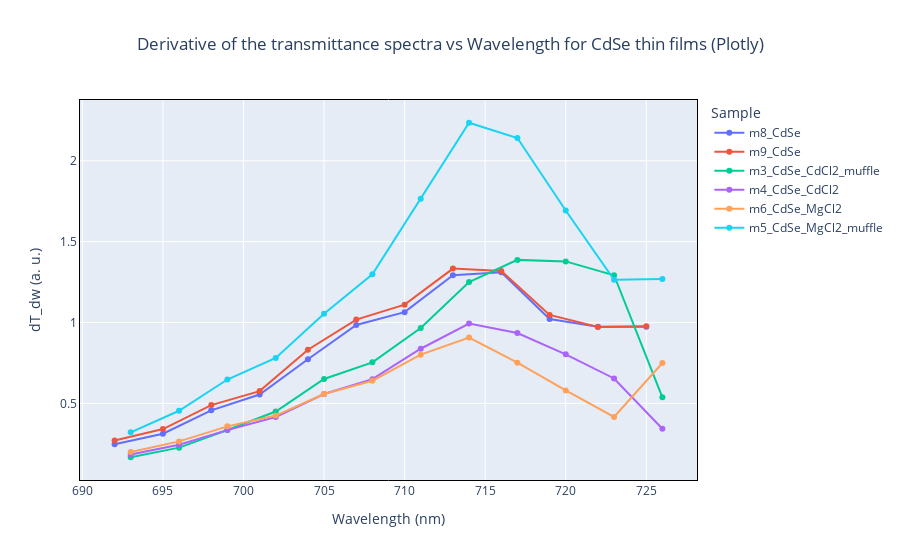

The cell this chart's notebook holds for it:
### Markdown cell above
Using Plotly to locate the energy gaps

### Code cell
dev_graph = px.line(
    dev_df,
    x="Wavelength",
    y="dT_dw (a. u.)",
    color="Sample",
    markers=True,
    title="Derivative of the transmittance spectra vs Wavelength for CdSe thin films (Plotly)"
)

dev_graph.update_layout(title_x=0.5, xaxis_title="Wavelength (nm)")
dev_graph.update_xaxes(linewidth=1, linecolor="black", mirror=True)
dev_graph.update_yaxes(linewidth=1, linecolor="black", mirror=True)
dev_graph.show()

### Figure 1 — Plotly figure (JSON) as saved in the notebook; plotly's stock layout.template omitted (floating-point values rounded to 4 significant figures)
{"data": [{"hovertemplate": "Sample=m8_CdSe<br>Wavelength=%{x}<br>dT_dw (a. u.)=%{y}<extra></extra>", "legendgroup": "m8_CdSe", "line": {"color": "#636efa", "dash": "solid"}, "marker": {"symbol": "circle"}, "mode": "lines+markers", "name": "m8_CdSe", "orientation": "v", "showlegend": true, "type": "scatter", "x": [725, 722, 719, 716, 713, 710, 707, 704, 701, 698, 695, 692], "xaxis": "x", "y": [0.9737, 0.9737, 1.022, 1.311, 1.292, 1.064, 0.9851, 0.773, 0.5551, 0.4569, 0.3123, 0.2478], "yaxis": "y"}, {"hovertemplate": "Sample=m9_CdSe<br>Wavelength=%{x}<br>dT_dw (a. u.)=%{y}<extra></extra>", "legendgroup": "m9_CdSe", "line": {"color": "#EF553B", "dash": "solid"}, "marker": {"symbol": "circle"}, "mode": "lines+markers", "name": "m9_CdSe", "orientation": "v", "showlegend": true, "type": "scatter", "x": [725, 722, 719, 716, 713, 710, 707, 704, 701, 698, 695, 692], "xaxis": "x", "y": [0.9771, 0.9728, 1.047, 1.319, 1.334, 1.11, 1.018, 0.8317, 0.5761, 0.4895, 0.3412, 0.2703], "yaxis": "y"}, {"hovertemplate": "Sample=m3_CdSe_CdCl2_muffle<br>Wavelength=%{x}<br>dT_dw (a. u.)=%{y}<extra></extra>", "legendgroup": "m3_CdSe_CdCl2_muffle", "line": {"color": "#00cc96", "dash": "solid"}, "marker": {"symbol": "circle"}, "mode": "lines+markers", "name": "m3_CdSe_CdCl2_muffle", "orientation": "v", "showlegend": true, "type": "scatter", "x": [726, 723, 720, 717, 714, 711, 708, 705, 702, 699, 696, 693], "xaxis": "x", "y": [0.5376, 1.292, 1.378, 1.387, 1.25, 0.9657, 0.7537, 0.6511, 0.4498, 0.3352, 0.2265, 0.1671], "yaxis": "y"}, {"hovertemplate": "Sample=m4_CdSe_CdCl2<br>Wavelength=%{x}<br>dT_dw (a. u.)=%{y}<extra></extra>", "legendgroup": "m4_CdSe_CdCl2", "line": {"color": "#ab63fa", "dash": "solid"}, "marker": {"symbol": "circle"}, "mode": "lines+markers", "name": "m4_CdSe_CdCl2", "orientation": "v", "showlegend": true, "type": "scatter", "x": [726, 723, 720, 717, 714, 711, 708, 705, 702, 699, 696, 693], "xaxis": "x", "y": [0.3435, 0.6543, 0.8036, 0.9353, 0.9937, 0.838, 0.6497, 0.5581, 0.4162, 0.335, 0.2439, 0.184], "yaxis": "y"}, {"hovertemplate": "Sample=m6_CdSe_MgCl2<br>Wavelength=%{x}<br>dT_dw (a. u.)=%{y}<extra></extra>", "legendgroup": "m6_CdSe_MgCl2", "line": {"color": "#FFA15A", "dash": "solid"}, "marker": {"symbol": "circle"}, "mode": "lines+markers", "name": "m6_CdSe_MgCl2", "orientation": "v", "showlegend": true, "type": "scatter", "x": [726, 723, 720, 717, 714, 711, 708, 705, 702, 699, 696, 693], "xaxis": "x", "y": [0.7496, 0.4166, 0.5805, 0.7519, 0.9071, 0.8015, 0.6403, 0.5578, 0.425, 0.358, 0.2651, 0.199], "yaxis": "y"}, {"hovertemplate": "Sample=m5_CdSe_MgCl2_muffle<br>Wavelength=%{x}<br>dT_dw (a. u.)=%{y}<extra></extra>", "legendgroup": "m5_CdSe_MgCl2_muffle", "line": {"color": "#19d3f3", "dash": "solid"}, "marker": {"symbol": "circle"}, "mode": "lines+markers", "name": "m5_CdSe_MgCl2_muffle", "orientation": "v", "showlegend": true, "type": "scatter", "x": [726, 723, 720, 717, 714, 711, 708, 705, 702, 699, 696, 693], "xaxis": "x", "y": [1.269, 1.264, 1.693, 2.141, 2.235, 1.765, 1.298, 1.054, 0.7814, 0.6477, 0.4545, 0.321], "yaxis": "y"}], "layout": {"legend": {"title": {"text": "Sample"}, "tracegroupgap": 0}, "title": {"text": "Derivative of the transmittance spectra vs Wavelength for CdSe thin films (Plotly)", "x": 0.5}, "xaxis": {"anchor": "y", "domain": [0, 1], "linecolor": "black", "linewidth": 1, "mirror": true, "title": {"text": "Wavelength (nm)"}}, "yaxis": {"anchor": "x", "domain": [0, 1], "linecolor": "black", "linewidth": 1, "mirror": true, "title": {"text": "dT_dw (a. u.)"}}}}
